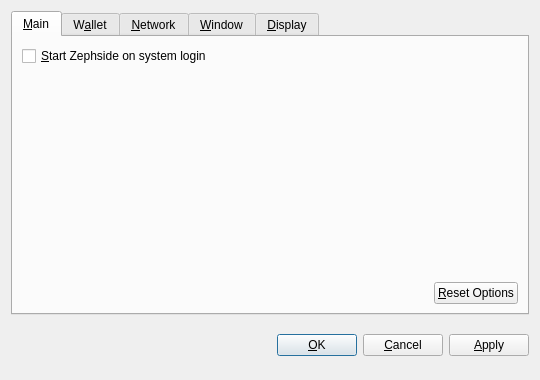
<?xml version="1.0" encoding="UTF-8"?>
<ui version="4.0">
 <class>OptionsDialog</class>
 <widget class="QDialog" name="OptionsDialog">
  <property name="geometry">
   <rect>
    <x>0</x>
    <y>0</y>
    <width>540</width>
    <height>380</height>
   </rect>
  </property>
  <property name="windowTitle">
   <string>Options</string>
  </property>
  <property name="modal">
   <bool>true</bool>
  </property>
  <layout class="QVBoxLayout" name="verticalLayout">
   <item>
    <widget class="QTabWidget" name="tabWidget">
     <property name="tabPosition">
      <enum>QTabWidget::North</enum>
     </property>
     <property name="currentIndex">
      <number>0</number>
     </property>
     <widget class="QWidget" name="tabMain">
      <attribute name="title">
       <string>&amp;Main</string>
      </attribute>
      <layout class="QVBoxLayout" name="verticalLayout_Main">
       <item>
        <widget class="QCheckBox" name="bitcoinAtStartup">
         <property name="toolTip">
          <string>Automatically start Zephside after logging in to the system.</string>
         </property>
         <property name="text">
          <string>&amp;Start Zephside on system login</string>
         </property>
        </widget>
       </item>
       <item>
        <spacer name="verticalSpacer_Main">
         <property name="orientation">
          <enum>Qt::Vertical</enum>
         </property>
         <property name="sizeHint" stdset="0">
          <size>
           <width>20</width>
           <height>40</height>
          </size>
         </property>
        </spacer>
       </item>
       <item>
        <layout class="QHBoxLayout" name="horizontalLayout_2_Main">
         <item>
          <spacer name="horizontalSpacer_2_Main">
           <property name="orientation">
            <enum>Qt::Horizontal</enum>
           </property>
           <property name="sizeHint" stdset="0">
            <size>
             <width>40</width>
             <height>20</height>
            </size>
           </property>
          </spacer>
         </item>
         <item>
          <widget class="QPushButton" name="resetButton">
           <property name="toolTip">
            <string>Reset all client options to default.</string>
           </property>
           <property name="text">
            <string>&amp;Reset Options</string>
           </property>
           <property name="autoDefault">
            <bool>false</bool>
           </property>
          </widget>
         </item>
        </layout>
       </item>
      </layout>
     </widget>
     <widget class="QWidget" name="tabWallet">
      <attribute name="title">
       <string>W&amp;allet</string>
      </attribute>
      <layout class="QVBoxLayout" name="verticalLayout_Network">
       <item>
        <widget class="QLabel" name="transactionFeeInfoLabel">
         <property name="text">
          <string>Optional transaction fee per kB that helps make sure your transactions are processed quickly. Most transactions are 1 kB.</string>
         </property>
         <property name="textFormat">
          <enum>Qt::PlainText</enum>
         </property>
         <property name="wordWrap">
          <bool>true</bool>
         </property>
        </widget>
       </item>
       <item>
        <layout class="QHBoxLayout" name="horizontalLayout_1_Main">
         <item>
          <widget class="QLabel" name="transactionFeeLabel">
           <property name="text">
            <string>Pay transaction &amp;fee</string>
           </property>
           <property name="textFormat">
            <enum>Qt::PlainText</enum>
           </property>
           <property name="buddy">
            <cstring>transactionFee</cstring>
           </property>
          </widget>
         </item>
         <item>
          <widget class="BitcoinAmountField" name="transactionFee"/>
         </item>
         <item>
          <spacer name="horizontalSpacer_1_Main">
           <property name="orientation">
            <enum>Qt::Horizontal</enum>
           </property>
           <property name="sizeHint" stdset="0">
            <size>
             <width>40</width>
             <height>20</height>
            </size>
           </property>
          </spacer>
         </item>
        </layout>
       </item>
       <item>
        <widget class="QLabel" name="label">
         <property name="text">
          <string>If you disable the spending of unconfirmed change, the change from a transaction cannot be used until that transaction has at least one confirmation. This also affects how your balance is computed.</string>
         </property>
         <property name="wordWrap">
          <bool>true</bool>
         </property>
        </widget>
       </item>
       <item>
        <widget class="QCheckBox" name="spendZeroConfChange">
         <property name="text">
          <string>Spend unconfirmed change  (experts only)</string>
         </property>
        </widget>
       </item>
       <item>
        <spacer name="verticalSpacer">
         <property name="orientation">
          <enum>Qt::Vertical</enum>
         </property>
         <property name="sizeHint" stdset="0">
          <size>
           <width>20</width>
           <height>40</height>
          </size>
         </property>
        </spacer>
       </item>
      </layout>
     </widget>
     <widget class="QWidget" name="tabNetwork">
      <attribute name="title">
       <string>&amp;Network</string>
      </attribute>
      <layout class="QVBoxLayout" name="verticalLayout_Network">
       <item>
        <widget class="QCheckBox" name="mapPortUpnp">
         <property name="toolTip">
          <string>Automatically open the Zephside client port on the router. This only works when your router supports UPnP and it is enabled.</string>
         </property>
         <property name="text">
          <string>Map port using &amp;UPnP</string>
         </property>
        </widget>
       </item>
       <item>
        <widget class="QCheckBox" name="connectSocks">
         <property name="toolTip">
          <string>Connect to the Zephside network through a SOCKS proxy (e.g. when connecting through Tor).</string>
         </property>
         <property name="text">
          <string>&amp;Connect through SOCKS proxy:</string>
         </property>
        </widget>
       </item>
       <item>
        <layout class="QHBoxLayout" name="horizontalLayout_Network">
         <item>
          <widget class="QLabel" name="proxyIpLabel">
           <property name="text">
            <string>Proxy &amp;IP:</string>
           </property>
           <property name="textFormat">
            <enum>Qt::PlainText</enum>
           </property>
           <property name="buddy">
            <cstring>proxyIp</cstring>
           </property>
          </widget>
         </item>
         <item>
          <widget class="QValidatedLineEdit" name="proxyIp">
           <property name="maximumSize">
            <size>
             <width>140</width>
             <height>16777215</height>
            </size>
           </property>
           <property name="toolTip">
            <string>IP address of the proxy (e.g. 127.0.0.1)</string>
           </property>
          </widget>
         </item>
         <item>
          <widget class="QLabel" name="proxyPortLabel">
           <property name="text">
            <string>&amp;Port:</string>
           </property>
           <property name="textFormat">
            <enum>Qt::PlainText</enum>
           </property>
           <property name="buddy">
            <cstring>proxyPort</cstring>
           </property>
          </widget>
         </item>
         <item>
          <widget class="QLineEdit" name="proxyPort">
           <property name="maximumSize">
            <size>
             <width>55</width>
             <height>16777215</height>
            </size>
           </property>
           <property name="toolTip">
            <string>Port of the proxy (e.g. 9050)</string>
           </property>
          </widget>
         </item>
         <item>
          <widget class="QLabel" name="socksVersionLabel">
           <property name="text">
            <string>SOCKS &amp;Version:</string>
           </property>
           <property name="textFormat">
            <enum>Qt::PlainText</enum>
           </property>
           <property name="buddy">
            <cstring>socksVersion</cstring>
           </property>
          </widget>
         </item>
         <item>
          <widget class="QValueComboBox" name="socksVersion">
           <property name="toolTip">
            <string>SOCKS version of the proxy (e.g. 5)</string>
           </property>
          </widget>
         </item>
         <item>
          <spacer name="horizontalSpacer_Network">
           <property name="orientation">
            <enum>Qt::Horizontal</enum>
           </property>
           <property name="sizeHint" stdset="0">
            <size>
             <width>40</width>
             <height>20</height>
            </size>
           </property>
          </spacer>
         </item>
        </layout>
       </item>
       <item>
        <spacer name="verticalSpacer_Network">
         <property name="orientation">
          <enum>Qt::Vertical</enum>
         </property>
         <property name="sizeHint" stdset="0">
          <size>
           <width>20</width>
           <height>40</height>
          </size>
         </property>
        </spacer>
       </item>
      </layout>
     </widget>
     <widget class="QWidget" name="tabWindow">
      <attribute name="title">
       <string>&amp;Window</string>
      </attribute>
      <layout class="QVBoxLayout" name="verticalLayout_Window">
       <item>
        <widget class="QCheckBox" name="minimizeToTray">
         <property name="toolTip">
          <string>Show only a tray icon after minimizing the window.</string>
         </property>
         <property name="text">
          <string>&amp;Minimize to the tray instead of the taskbar</string>
         </property>
        </widget>
       </item>
       <item>
        <widget class="QCheckBox" name="minimizeOnClose">
         <property name="toolTip">
          <string>Minimize instead of exit the application when the window is closed. When this option is enabled, the application will be closed only after selecting Quit in the menu.</string>
         </property>
         <property name="text">
          <string>M&amp;inimize on close</string>
         </property>
        </widget>
       </item>
       <item>
        <spacer name="verticalSpacer_Window">
         <property name="orientation">
          <enum>Qt::Vertical</enum>
         </property>
         <property name="sizeHint" stdset="0">
          <size>
           <width>20</width>
           <height>40</height>
          </size>
         </property>
        </spacer>
       </item>
      </layout>
     </widget>
     <widget class="QWidget" name="tabDisplay">
      <attribute name="title">
       <string>&amp;Display</string>
      </attribute>
      <layout class="QVBoxLayout" name="verticalLayout_Display">
       <item>
        <layout class="QHBoxLayout" name="horizontalLayout_1_Display">
         <item>
          <widget class="QLabel" name="langLabel">
           <property name="text">
            <string>User Interface &amp;language:</string>
           </property>
           <property name="textFormat">
            <enum>Qt::PlainText</enum>
           </property>
           <property name="buddy">
            <cstring>lang</cstring>
           </property>
          </widget>
         </item>
         <item>
          <widget class="QValueComboBox" name="lang">
           <property name="toolTip">
            <string>The user interface language can be set here. This setting will take effect after restarting Zephside.</string>
           </property>
          </widget>
         </item>
        </layout>
       </item>
       <item>
        <layout class="QHBoxLayout" name="horizontalLayout_2_Display">
         <item>
          <widget class="QLabel" name="unitLabel">
           <property name="text">
            <string>&amp;Unit to show amounts in:</string>
           </property>
           <property name="textFormat">
            <enum>Qt::PlainText</enum>
           </property>
           <property name="buddy">
            <cstring>unit</cstring>
           </property>
          </widget>
         </item>
         <item>
          <widget class="QValueComboBox" name="unit">
           <property name="toolTip">
            <string>Choose the default subdivision unit to show in the interface and when sending coins.</string>
           </property>
          </widget>
         </item>
        </layout>
       </item>
       <item>
        <widget class="QCheckBox" name="displayAddresses">
         <property name="toolTip">
          <string>Whether to show Zephside addresses in the transaction list or not.</string>
         </property>
         <property name="text">
          <string>&amp;Display addresses in transaction list</string>
         </property>
        </widget>
       </item>
       <item>
        <widget class="QCheckBox" name="coinControlFeatures">
         <property name="toolTip">
          <string>Whether to show coin control features or not.</string>
         </property>
         <property name="text">
          <string>Display coin &amp;control features (experts only!)</string>
         </property>
        </widget>
       </item>
       <item>
        <spacer name="verticalSpacer_Display">
         <property name="orientation">
          <enum>Qt::Vertical</enum>
         </property>
         <property name="sizeHint" stdset="0">
          <size>
           <width>20</width>
           <height>40</height>
          </size>
         </property>
        </spacer>
       </item>
      </layout>
     </widget>
    </widget>
   </item>
   <item>
    <layout class="QHBoxLayout" name="horizontalLayout_Buttons">
     <item>
      <spacer name="horizontalSpacer_1">
       <property name="orientation">
        <enum>Qt::Horizontal</enum>
       </property>
       <property name="sizeHint" stdset="0">
        <size>
         <width>40</width>
         <height>48</height>
        </size>
       </property>
      </spacer>
     </item>
     <item>
      <widget class="QLabel" name="statusLabel">
       <property name="font">
        <font>
         <weight>75</weight>
         <bold>true</bold>
        </font>
       </property>
       <property name="text">
        <string/>
       </property>
       <property name="textFormat">
        <enum>Qt::PlainText</enum>
       </property>
       <property name="wordWrap">
        <bool>true</bool>
       </property>
      </widget>
     </item>
     <item>
      <spacer name="horizontalSpacer_2">
       <property name="orientation">
        <enum>Qt::Horizontal</enum>
       </property>
       <property name="sizeHint" stdset="0">
        <size>
         <width>40</width>
         <height>48</height>
        </size>
       </property>
      </spacer>
     </item>
     <item>
      <widget class="QPushButton" name="okButton">
       <property name="text">
        <string>&amp;OK</string>
       </property>
      </widget>
     </item>
     <item>
      <widget class="QPushButton" name="cancelButton">
       <property name="text">
        <string>&amp;Cancel</string>
       </property>
       <property name="autoDefault">
        <bool>false</bool>
       </property>
      </widget>
     </item>
     <item>
      <widget class="QPushButton" name="applyButton">
       <property name="text">
        <string>&amp;Apply</string>
       </property>
       <property name="autoDefault">
        <bool>false</bool>
       </property>
      </widget>
     </item>
    </layout>
   </item>
  </layout>
 </widget>
 <customwidgets>
  <customwidget>
   <class>BitcoinAmountField</class>
   <extends>QSpinBox</extends>
   <header>bitcoinamountfield.h</header>
  </customwidget>
  <customwidget>
   <class>QValueComboBox</class>
   <extends>QComboBox</extends>
   <header>qvaluecombobox.h</header>
  </customwidget>
  <customwidget>
   <class>QValidatedLineEdit</class>
   <extends>QLineEdit</extends>
   <header>qvalidatedlineedit.h</header>
  </customwidget>
 </customwidgets>
 <resources/>
 <connections/>
</ui>
